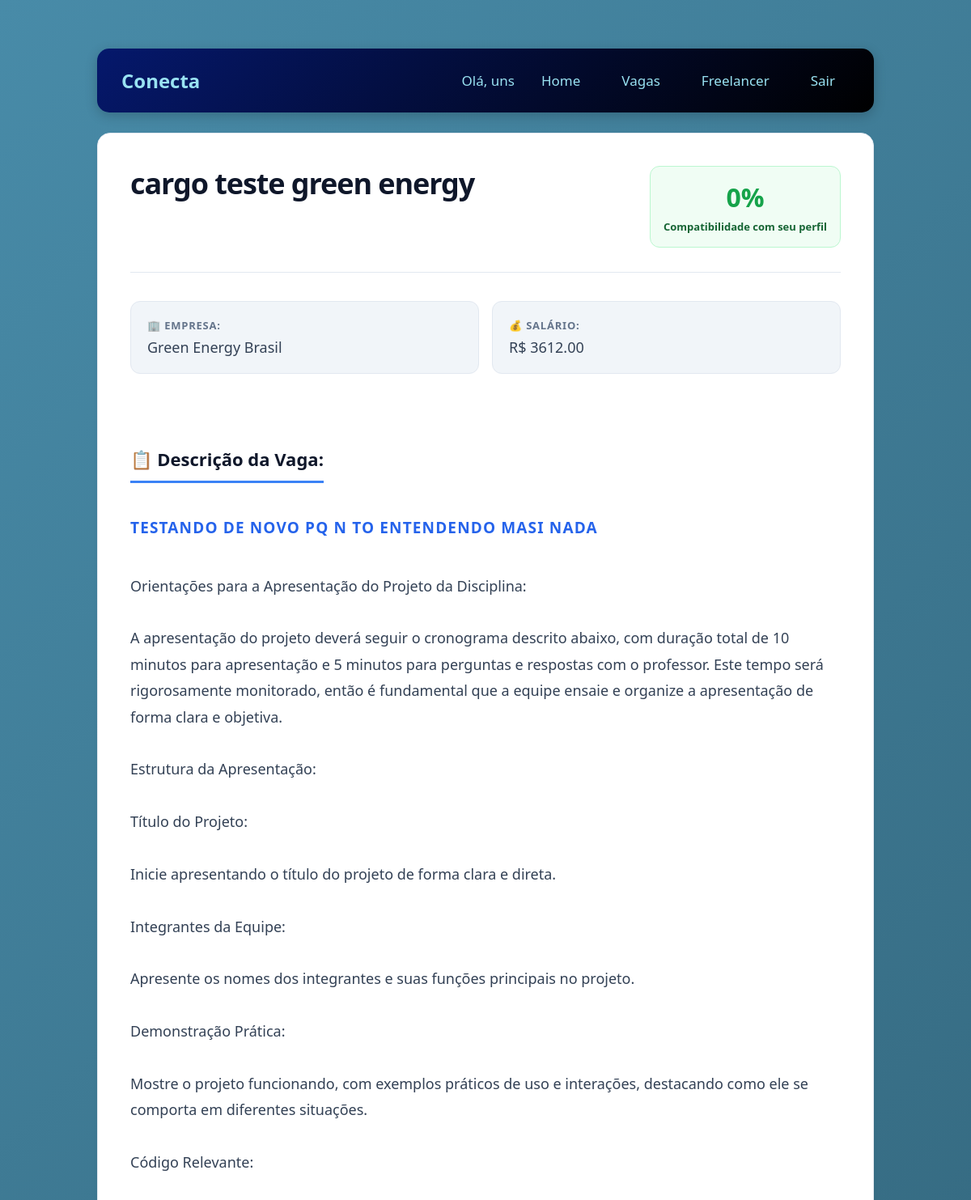
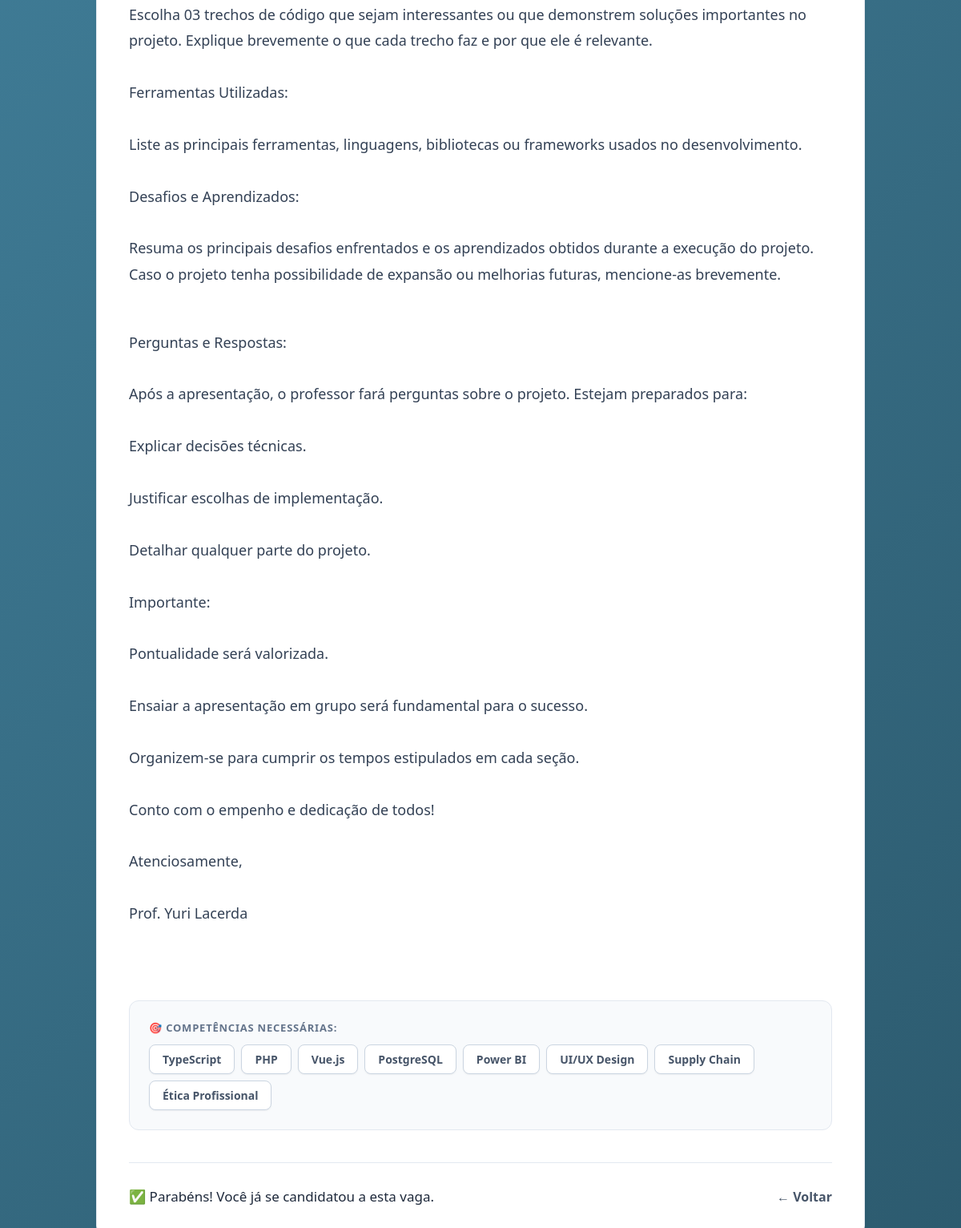
Page /vaga/6 (signed in) on the committed database (2 pictures, top to bottom).
### tables this page shows
CREATE TABLE funcionarios (
        id_funcionario INTEGER PRIMARY KEY AUTOINCREMENT, 
        nome TEXT,
        email TEXT,
        senha TEXT,
        telefone TEXT,
        cpf TEXT NOT NULL UNIQUE    
    );

CREATE TABLE vagas (
        id_vaga INTEGER PRIMARY KEY AUTOINCREMENT,
        titulo TEXT,
        descricao TEXT,
        salario REAL,
        cidade TEXT,
        regime TEXT,
        status TEXT DEFAULT 'ativa',
        data_publicacao TIMESTAMP DEFAULT CURRENT_TIMESTAMP,
        id_empresa INTEGER ,
        FOREIGN KEY (id_empresa) REFERENCES empresas (id_empresa)
    );

CREATE TABLE empresas (
        id_empresa INTEGER PRIMARY KEY AUTOINCREMENT, 
        nome TEXT,
        endereco TEXT,
        email TEXT,
        senha TEXT,
        telefone TEXT,
        cnpj TEXT NOT NULL UNIQUE
    );

CREATE TABLE competencias (
        id_competencia INTEGER PRIMARY KEY AUTOINCREMENT,
        nome TEXT
    );

### routes/candidatar_se.py (the view)
@bp_candidatar_se.route('/vaga/<int:id_vaga>', methods=['GET', 'POST'])
def detalhe_vaga(id_vaga):
    if 'usuario_id' not in session:
        return redirect('/')
    vaga = Vaga.buscar(id_vaga)
    if not vaga:
        flash("Vaga não encontrada!", "erro")
        return redirect(url_for('vagas.listar_vagas'))
    id_funcionario = session['usuario_id']
    match_percent = Match.calcular(id_funcionario, id_vaga)
    match_degrees = match_percent * 3.6
    ja_candidatou = CandidaturaCRUD.verificar_candidatura(id_funcionario, id_vaga)
    total_candidatos = CandidaturaCRUD.contar_candidatos_por_vaga(id_vaga)
    candidatos = CandidaturaCRUD.listar_candidatos_por_vaga(id_vaga)
    return render_template('vaga/vaga_detalhe.html',
                         vaga=vaga,
                         match_percent=match_percent,
                         match_degrees=match_degrees,
                         ja_candidatou=ja_candidatou,
                         total_candidatos=total_candidatos,
                         candidatos=candidatos)

### CRUDs/candidatura.py (called while the page is built)
    @staticmethod
    def contar_candidatos_por_vaga(id_vaga):
        conn = get_connection()
        try:
            cursor = conn.cursor()
            cursor.execute('''
                SELECT COUNT(*) as total
                FROM candidaturas
                WHERE id_vaga = ?
            ''', (id_vaga,))
            resultado = cursor.fetchone()
            return resultado['total'] if resultado else 0
        finally:
            conn.close()

    def listar_candidatos_por_vaga(id_vaga):
        conn = get_connection()
        try:
            cursor = conn.cursor()
            cursor.execute('''
                SELECT f.id_funcionario, f.nome, f.email, f.telefone,
                    c.id_candidatura, c.data_candidatura, c.status,
                    rq.formacao, rq.ultimo_cargo, rq.tempo_experiencia
                FROM candidaturas c
                JOIN funcionarios f ON c.id_funcionario = f.id_funcionario
                LEFT JOIN respostas_questionario rq ON f.id_funcionario = rq.id_funcionario
                WHERE c.id_vaga = ?
                ORDER BY c.data_candidatura DESC
            ''', (id_vaga,))
            return cursor.fetchall()
        finally:
            conn.close()

    @staticmethod
    def verificar_candidatura(id_funcionario, id_vaga):
        conn = get_connection()
        try:
            cursor = conn.cursor()
            cursor.execute('''
                SELECT 1 FROM candidaturas
                WHERE id_funcionario = ? AND id_vaga = ?
            ''', (id_funcionario, id_vaga))
            return cursor.fetchone() is not None
        finally:
            conn.close()

    @staticmethod
    def calcular(id_funcionario, id_vaga):
        conn = get_connection()
        try:
            cursor = conn.cursor()
            cursor.execute('SELECT COUNT(*) as total FROM vaga_competencias WHERE id_vaga = ?', (id_vaga,))
            total_vaga = cursor.fetchone()['total']
            if total_vaga == 0:
                return 0
            cursor.execute('''
                SELECT COUNT(*) as match
                FROM funcionario_competencias
                WHERE id_funcionario = ?
                AND id_competencia IN (SELECT id_competencia FROM vaga_competencias WHERE id_vaga = ?)
            ''', (id_funcionario, id_vaga))
            match_comp = cursor.fetchone()['match']
            percent_comp = (match_comp / total_vaga) * 100  #
            return round(percent_comp)
        finally:
            conn.close()

### templates/vaga/vaga_detalhe.html (shortened to what this page needs)
<!DOCTYPE html>
<html lang="pt-br">
<head>
    <link rel="stylesheet" href="../static/css/vaga/vaga_detalhe.css">
</head>
<body>
    {% extends "menu.html" %}
    {% block content %}
    <div class="vaga-detalhe">
        <div class="vaga-header-detalhe">
            <h2>{{ vaga.titulo }}</h2>
            {% if session.get('tipo') == 'funcionario' %}
                <div class="match-percentual">
                    <div class="match-circle">
                        <span>{{ match_percent }}%</span>
                    </div>
                    <p>Compatibilidade com seu perfil</p>
                </div>
            {% elif session.get('tipo') == 'empresa' %}
                <div class="candidatos-section">
                    <a href="{{ url_for('candidatar_se.ver_candidatos', id_vaga=vaga.id_vaga) }}" class="candidatos-num">
                        {{ total_candidatos if total_candidatos else 0 }} candidato(s)
                    </a>
                </div>
            {% endif %}
        </div>
        <div class="info-section">
            <div class="empresa-info">
                <strong>🏢 Empresa:</strong> {{ vaga.empresa_nome }}
            </div>
            <div class="salario-info">
                <strong>💰 Salário:</strong>
                {% if vaga.salario %}
                    R$ {{ "%.2f"|format(vaga.salario) }}
                {% else %}
                    A combinar
                {% endif %}
            </div>
        </div>
        <div class="descricao-info">
            <strong>📋 Descrição da Vaga:</strong>
            {{ vaga.descricao_html|safe }}
        </div>
        <div class="competencias-info">
            <strong>🎯 Competências Necessárias:</strong>
            <div class="competencias-lista-detalhe">
                {% for comp in vaga.competencias %}
                    <span class="competencia-tag">{{ comp.nome }}</span>
                {% endfor %}
            </div>
        </div>
        <div class="acoes-detalhe">
            {% if session.get('tipo') == 'empresa' %}
                <div class="empresa-acoes">
                    <a href="{{ url_for('atualizar_vaga.editar_vaga', id_vaga=vaga.id_vaga) }}" class="btn-editar">
                        Editar Vaga
                    </a>
                    <form action="{{ url_for('vagas.excluir_vaga', id_vaga=vaga.id_vaga) }}" method="POST" style="display: inline;">
                        <button type="submit" class="btn-excluir" onclick="return confirm('Tem certeza que deseja excluir esta vaga? Esta ação não pode ser desfeita!')">
                            Excluir Vaga
                        </button>
                    </form>
                </div>
                <a href="#" onclick="window.history.back(); return false;" class="btn-voltar">← Voltar</a>
            {% else %}
                {% if ja_candidatou %}
                    <div class="alert-success">
                        ✅ Parabéns! Você já se candidatou a esta vaga.
                    </div>
                    <a href="#" onclick="window.history.back(); return false;" class="btn-voltar">← Voltar</a>
                {% endif %}
            {% endif %}
        </div>
    </div>
    {% endblock %}

### templates/menu.html (shortened to what this page needs)
<!DOCTYPE html>
<html lang="pt-br">
<head>
    <link rel="stylesheet" href="{{ url_for('static', filename='css/home/homef.css') }}">
</head>
<body>
    <div class="container">
        <div class="header">
            <div class="logo">Conecta</div>
            <div class="user-info">
                <span>Olá, {{ session.usuario_nome }}</span>
                <a href="/home" class="btn-back">Home</a>
                <a href="/vagas" class="btn-back">Vagas</a>
                <a href="/freelancer" class="btn-back">Freelancer</a>
                <a href="/logout" class="btn-logout">Sair</a>
            </div>
        </div>
        <div class="content">
            {% block content %}
            {% endblock %}
        </div>
    </div>
</body>
</html>

### static/css/vaga/vaga_detalhe.css (style rules this page uses)
* { margin: 0; padding: 0; box-sizing: border-box; }
body { font-family: 'Plus Jakarta Sans', system-ui, -apple-system, sans-serif; background-color: #f8fafc; color: #1e293b; min-height: 100vh; padding: 40px 20px; font-size: 17px; }
.container { max-width: 850px; margin: 0 auto; }
.vaga-detalhe { background: #ffffff; border-radius: 16px; padding: 40px; box-shadow: 0 4px 6px -1px rgb(0 0 0 / 0.05), 0 2px 4px -2px rgb(0 0 0 / 0.05); border: 1px solid #e2e8f0; }
.vaga-header-detalhe { display: flex; justify-content: space-between; align-items: flex-start; margin-bottom: 35px; padding-bottom: 30px; border-bottom: 1px solid #e2e8f0; gap: 24px; }
.vaga-header-detalhe h2 { color: #0f172a; font-size: 36px; font-weight: 800; letter-spacing: -0.03em; line-height: 1.2; }
.match-percentual { background: #f0fdf4; border: 1px solid #bbf7d0; padding: 16px; border-radius: 12px; text-align: center; min-width: 140px; }
.match-circle { margin-bottom: 6px; }
.match-circle span { color: #16a34a; font-size: 32px; font-weight: 800; }
.match-percentual p { color: #166534; font-size: 13px; font-weight: 700; }
.info-section { display: grid; grid-template-columns: repeat(auto-fit, minmax(250px, 1fr)); gap: 16px; margin-bottom: 40px; }
.empresa-info, .salario-info { padding: 20px; background: #f1f5f9; border-radius: 12px; border: 1px solid #e2e8f0; font-size: 18px; color: #334155; }
.empresa-info strong, .salario-info strong, .descricao-info strong, .competencias-info strong { color: #64748b; font-size: 13px; text-transform: uppercase; letter-spacing: 0.06em; font-weight: 700; display: block; margin-bottom: 6px; }
.descricao-info { margin-bottom: 40px; background: #ffffff; }
.descricao-info > strong:first-child { font-size: 22px; color: #0f172a; text-transform: none; letter-spacing: normal; border-bottom: 3px solid #3b82f6; padding-bottom: 6px; margin-bottom: 24px; display: inline-block; }
.descricao-info, .descricao-formatada { color: #334155; font-size: 18px; line-height: 1.8; white-space: pre-line; }
.descricao-info p, .descricao-formatada p { margin-bottom: 20px; }
.descricao-info strong, .descricao-formatada strong { color: #2563eb; font-weight: 700; font-size: 19px; display: inline-block; margin-top: 14px; margin-bottom: 6px; }
.competencias-info { background: #f8fafc; padding: 24px; border-radius: 12px; border: 1px solid #e2e8f0; margin-bottom: 40px; }
.competencias-lista-detalhe { display: flex; gap: 8px; flex-wrap: wrap; margin-top: 12px; }
.competencia-tag { background: #ffffff; color: #475569; padding: 8px 16px; border-radius: 8px; font-size: 14px; font-weight: 600; border: 1px solid #cbd5e1; box-shadow: 0 1px 2px 0 rgb(0 0 0 / 0.05); }
.acoes-detalhe { display: flex; justify-content: space-between; align-items: center; border-top: 1px solid #e2e8f0; padding-top: 30px; margin-top: 40px; }
.btn-voltar { color: #475569; text-decoration: none; font-weight: 600; font-size: 16px; transition: color 0.2s; }

### static/css/home/homef.css (style rules this page uses)
* { margin: 0; padding: 0; box-sizing: border-box; }
body { font-family: 'Segoe UI', Tahoma, Geneva, Verdana, sans-serif; background: linear-gradient(135deg, #488BA8 0%, #2c5a6e 100%); min-height: 100vh; }
.container { max-width: 1000px; margin: 0 auto; padding: 20px; }
.header { background: linear-gradient(135deg, #05186c 0%, #000000 100%); color: #99E2F2; padding: 20px 30px; border-radius: 15px; display: flex; justify-content: space-between; align-items: center; margin-bottom: 25px; box-shadow: 0 4px 15px rgba(0, 0, 0, 0.2); }
.logo { font-size: 24px; font-weight: bold; color: #99E2F2; }
.user-info { display: flex; gap: 15px; align-items: center; margin-left: auto; }
.btn-back, .btn-logout { color: #99E2F2; text-decoration: none; padding: 8px 18px; border-radius: 8px; transition: 0.3s; font-weight: 500; }

### rows in the picture
funcionarios: usuario_nome "uns"
vagas: titulo "cargo teste green energy", salario "3612.00"
empresas: empresa_nome "Green Energy Brasil"
competencias: nome "TypeScript"
competencias: nome "PHP"
competencias: nome "Vue.js"
competencias: nome "PostgreSQL"
competencias: nome "Power BI"
competencias: nome "UI/UX Design"
competencias: nome "Supply Chain"
competencias: nome "Ética Profissional"

### other values in the picture
{{ match_percent }} "0"
